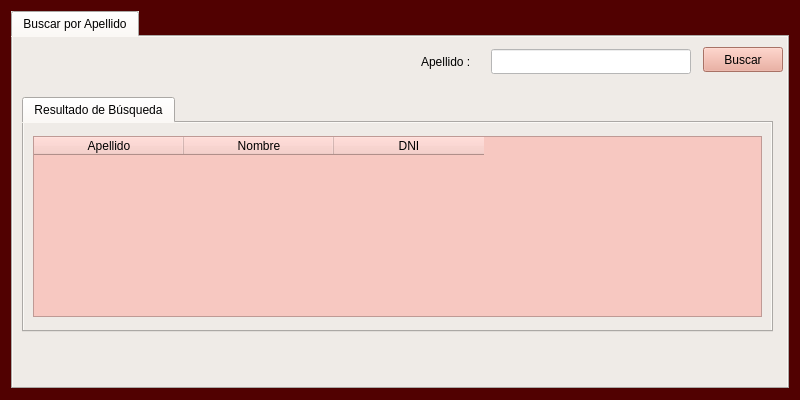
<?xml version="1.0" encoding="UTF-8"?>
<ui version="4.0">
 <class>Form_buscar_apellido</class>
 <widget class="QWidget" name="Form_buscar_apellido">
  <property name="geometry">
   <rect>
    <x>0</x>
    <y>0</y>
    <width>800</width>
    <height>400</height>
   </rect>
  </property>
  <property name="sizePolicy">
   <sizepolicy hsizetype="Fixed" vsizetype="Fixed">
    <horstretch>0</horstretch>
    <verstretch>0</verstretch>
   </sizepolicy>
  </property>
  <property name="minimumSize">
   <size>
    <width>800</width>
    <height>400</height>
   </size>
  </property>
  <property name="maximumSize">
   <size>
    <width>1600</width>
    <height>800</height>
   </size>
  </property>
  <property name="windowTitle">
   <string>Buscar por Apellido</string>
  </property>
  <property name="styleSheet">
   <string notr="true">font: 75 10pt &quot;KacstOne&quot;;
background-color: rgb(81, 1, 1);</string>
  </property>
  <layout class="QGridLayout" name="gridLayout_3">
   <item row="0" column="0">
    <widget class="QTabWidget" name="tabWidget">
     <property name="styleSheet">
      <string notr="true">selection-background-color: rgb(255, 170, 127);
color: rgb(0, 0, 0);
background-color: rgb(239, 235, 231);


</string>
     </property>
     <property name="currentIndex">
      <number>0</number>
     </property>
     <widget class="QWidget" name="tab">
      <attribute name="icon">
       <iconset>
        <normaloff>Íconos/prismaticos.png</normaloff>Íconos/prismaticos.png</iconset>
      </attribute>
      <attribute name="title">
       <string>Buscar por Apellido</string>
      </attribute>
      <widget class="QTabWidget" name="tabWidget_2">
       <property name="geometry">
        <rect>
         <x>9</x>
         <y>60</y>
         <width>751</width>
         <height>235</height>
        </rect>
       </property>
       <property name="styleSheet">
        <string notr="true">background-color: rgb(239, 235, 231);
</string>
       </property>
       <property name="currentIndex">
        <number>0</number>
       </property>
       <widget class="QWidget" name="tab_2">
        <attribute name="title">
         <string>Resultado de Búsqueda</string>
        </attribute>
        <layout class="QGridLayout" name="gridLayout">
         <item row="0" column="0">
          <widget class="QTableWidget" name="tw_resultado">
           <property name="sizePolicy">
            <sizepolicy hsizetype="Fixed" vsizetype="Fixed">
             <horstretch>0</horstretch>
             <verstretch>0</verstretch>
            </sizepolicy>
           </property>
           <property name="minimumSize">
            <size>
             <width>451</width>
             <height>181</height>
            </size>
           </property>
           <property name="maximumSize">
            <size>
             <width>1000</width>
             <height>181</height>
            </size>
           </property>
           <property name="styleSheet">
            <string notr="true">background-color: rgb(247, 200, 193);</string>
           </property>
           <property name="selectionBehavior">
            <enum>QAbstractItemView::SelectRows</enum>
           </property>
           <attribute name="horizontalHeaderDefaultSectionSize">
            <number>150</number>
           </attribute>
           <column>
            <property name="text">
             <string>Apellido</string>
            </property>
           </column>
           <column>
            <property name="text">
             <string>Nombre</string>
            </property>
           </column>
           <column>
            <property name="text">
             <string>DNI</string>
            </property>
           </column>
          </widget>
         </item>
        </layout>
       </widget>
      </widget>
      <widget class="QPushButton" name="boton_apellido_buscar">
       <property name="geometry">
        <rect>
         <x>690</x>
         <y>10</y>
         <width>80</width>
         <height>25</height>
        </rect>
       </property>
       <property name="styleSheet">
        <string notr="true">background-color: rgb(235, 160, 143);
font: 75 10pt &quot;KacstOne&quot;;</string>
       </property>
       <property name="text">
        <string>Buscar</string>
       </property>
      </widget>
      <widget class="QLabel" name="label">
       <property name="geometry">
        <rect>
         <x>408</x>
         <y>12</y>
         <width>64</width>
         <height>25</height>
        </rect>
       </property>
       <property name="minimumSize">
        <size>
         <width>0</width>
         <height>25</height>
        </size>
       </property>
       <property name="maximumSize">
        <size>
         <width>16777215</width>
         <height>25</height>
        </size>
       </property>
       <property name="styleSheet">
        <string notr="true"/>
       </property>
       <property name="text">
        <string>Apellido : </string>
       </property>
      </widget>
      <widget class="QLineEdit" name="lne_apellido">
       <property name="geometry">
        <rect>
         <x>478</x>
         <y>12</y>
         <width>200</width>
         <height>25</height>
        </rect>
       </property>
       <property name="minimumSize">
        <size>
         <width>200</width>
         <height>25</height>
        </size>
       </property>
       <property name="maximumSize">
        <size>
         <width>100</width>
         <height>25</height>
        </size>
       </property>
       <property name="styleSheet">
        <string notr="true">background-color: rgb(255, 255, 255);
</string>
       </property>
      </widget>
     </widget>
    </widget>
   </item>
  </layout>
 </widget>
 <tabstops>
  <tabstop>lne_apellido</tabstop>
  <tabstop>boton_apellido_buscar</tabstop>
  <tabstop>tabWidget_2</tabstop>
  <tabstop>tw_resultado</tabstop>
  <tabstop>tabWidget</tabstop>
 </tabstops>
 <resources/>
 <connections/>
</ui>
